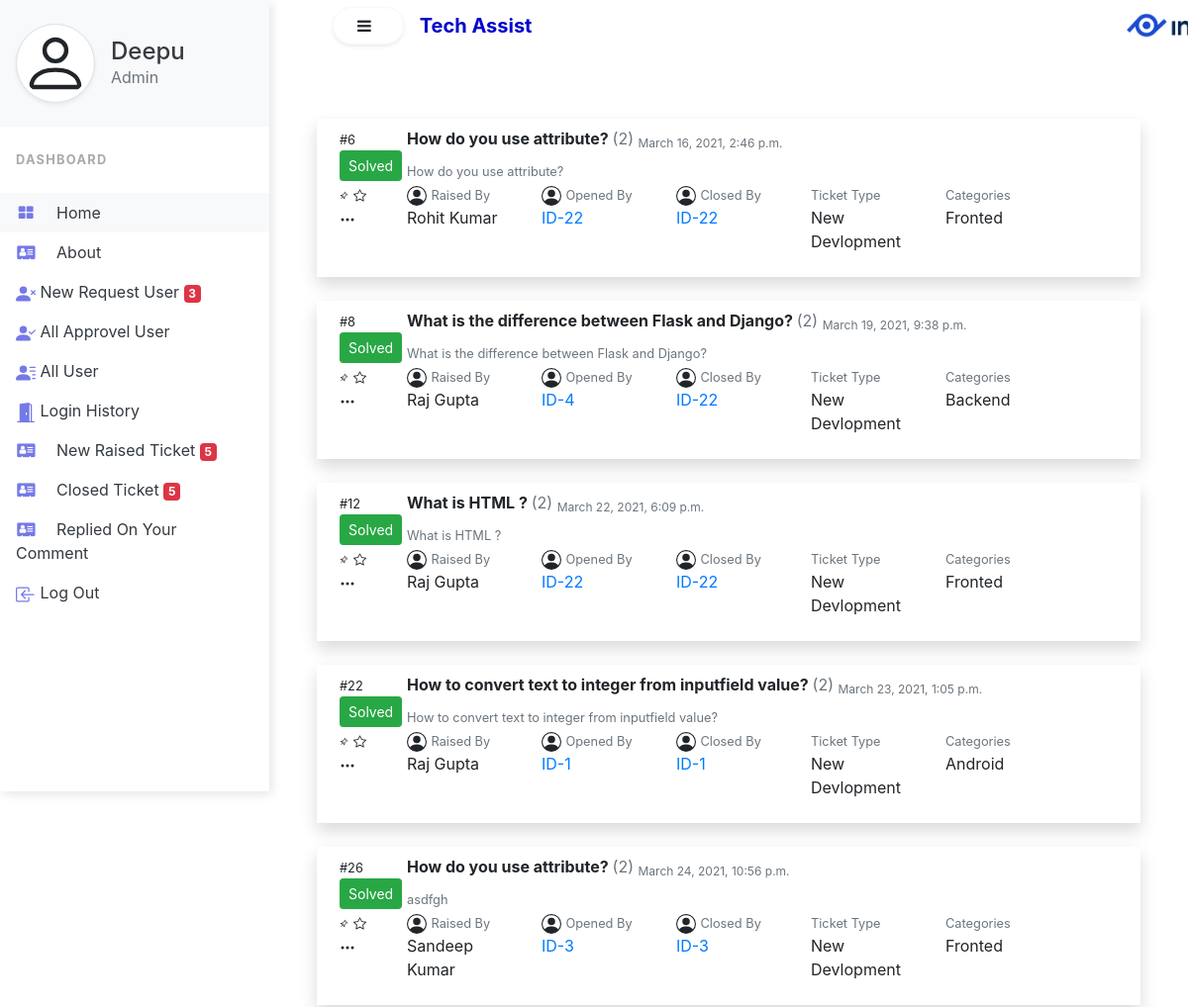
Screenshot of /showclosedticketadmin/ (signed in) with the database file from the repository.
### Help/models.py (models this page shows, shortened)
class UserModel(models.Model):
    first_name = models.CharField(max_length=100)
    mid_name = models.CharField(max_length=100, blank=True)
    last_name = models.CharField(max_length=100)
    gender = models.CharField(max_length=10)
    email = models.EmailField(max_length=100, unique=True)
    user_type = models.CharField(max_length=100, choices=USERTYPE)
    password = models.CharField(max_length=100, default=None)
    approved_by = models.CharField(max_length=100, null=True, blank=True)
    approved_date = models.DateField(auto_now=False, auto_now_add=False, null=True, blank=True )
    revoked_by = models.IntegerField(max_length=3, null=True, blank=True)
    revoke_date = models.DateField(auto_now=False, auto_now_add=False, null=True, blank=True)

class TicketModel(models.Model):
    user = models.ForeignKey(UserModel, on_delete=models.CASCADE)
    status = models.CharField(max_length=100, null=True)
    categrories = models.CharField(max_length=100, choices=CATEGORIES)
    ticket_type = models.CharField(max_length=100, choices=TICKET_TYPE)
    question = models.CharField(max_length=250)
    description = models.TextField(null=True)
    ticket_raise_date = models.DateTimeField(auto_now=False, auto_now_add=False, null=True)
    ticket_opened_by = models.IntegerField(null=True)
    ticket_closed_by = models.IntegerField(null=True)
    ticket_open_date = models.DateTimeField(auto_now=False, auto_now_add=False, null=True)
    ticket_close_date = models.DateTimeField(auto_now=False, auto_now_add=False, null=True)

### Help/views.py (the view)
# urls.py: path('showclosedticketadmin/', showclosedTicketinAdmin),
def showclosedTicketinAdmin(request):
    if request.session.get('name', 'None') == 'None':
        return redirect('/login/')
    if request.session['user_type'] != 'Admin':
        return redirect('/logout/')
    data = request.session.get('name')
    ut = request.session.get('user_type')
    closed_Ticket = TicketModel.objects.filter(status="Solved")
    ct = len(closed_Ticket)
    new_Raised_Ticket = TicketModel.objects.filter(status="New")
    nt = len(new_Raised_Ticket)
    new_request = UserModel.objects.filter(approved_by=None)
    tn = len(new_request)
    return render(request, 'admin_show_closed_ticket.html', {'rt': closed_Ticket, 'data':data, 'ut':ut, 'ct':ct, 'nt':nt, 'tn': tn,})

### Help/templates/admin_show_closed_ticket.html (shortened to what this page needs)
{% extends 'index.html' %}
{% block sidenavbar %}
<div class="vertical-nav bg-white" id="sidebar">
  <div class="py-4 px-3 mb-4 bg-light">
    <div class="media d-flex align-items-center">
      <div class="media-body">
        <a href="/adminprofile/" class="text-dark"><h4 class="m-0">{{ data }}</h4></a>
        <p class="font-weight-normal text-muted mb-0">{{ut}}</p>
      </div>
    </div>
  </div>
  <p class="text-gray font-weight-bold text-uppercase px-3 small pb-4 mb-0">Dashboard</p>
  <ul class="nav flex-column bg-white mb-0">
    <li class="nav-item">
      <a href="/" class="nav-link text-dark bg-light">
                <i class="fa fa-th-large mr-3 text-primary fa-fw"></i>
                home
            </a>
    </li>
    <li class="nav-item">
      <a href="#" class="nav-link text-dark">
                <i class="fa fa-address-card mr-3 text-primary fa-fw"></i>
                about
            </a>
    </li>
    <li class="nav-item">
      <a href="/viewnewrequest/" class="nav-link text-dark">
                New Request User <span class="badge badge-danger" id="NewUserRequest">{{ tn }}</span>
            </a>
    </li>
    <li class="nav-item">
      <a href="/viewapprovel/" class="nav-link text-dark">
                All Approvel User
            </a>
    </li>
      <li class="nav-item">
      <a href="/alluser/" class="nav-link text-dark text-dark">
                All User
            </a>
    </li>
      <li class="nav-item">
      <a href="/loginhistory" class="nav-link text-dark text-dark">
                Login History
            </a>
    </li>
      <li class="nav-item">
      <a href="/newraisedticketadmin/" class="nav-link text-dark">
                <i class="fa fa-address-card mr-3 text-primary fa-fw"></i>
                New Raised Ticket <span class="badge badge-danger" id="NofNewTicket">{{ nt }}</span>
            </a>
    </li>
      <li class="nav-item">
      <a href="/showclosedticketadmin/" class="nav-link text-dark">
                <i class="fa fa-address-card mr-3 text-primary fa-fw"></i>
                Closed Ticket <span class="badge badge-danger" id="ClosedTicket">{{ ct }}</span>
            </a>
        </li>
      <li class="nav-item">
      <a href="/repliedasmincomment/" class="nav-link text-dark">
                <i class="fa fa-address-card mr-3 text-primary fa-fw"></i>
                Replied On Your Comment
            </a>
    </li>
    <li class="nav-item">
      <a href="/logout/" class="nav-link text-dark">
                Log Out
            </a>
    </li>
  </ul>
</div>
{% endblock sidenavbar %}
{% block item %}
<div class="container">
    {% for i in rt %}
	<div class="row p-2 shadow mt-4">
		<div class="col-md-12">
		<div class="row">
			<div class="col-md-1">
						<div class="row">
							<div class="col-md-12">
								<small>#{{i.id}}</small>
							</div>
						</div>
						<div class="row">
							<div class="col-md-12">
                                <a href="/closedticketopen/status/{{ i.id }}/"><button class="btn btn-success btn-sm" >{{i.status}}</button></a>
							</div>
						</div>
			</div>
			<div class="col-md-10">
				<strong>{{i.question}} </strong><label class="text text-muted"> (2)</label> <sub class="text text-muted">{{i.ticket_raise_date}}</sub><br/>
				<small class="text text-muted">{{i.description}}</small>
			</div>
		</div>
		<div class="row">
			<div class="col-md-1">
								<svg xmlns="http://www.w3.org/2000/svg" width="16" height="16" fill="currentColor" class="bi bi-three-dots" viewBox="0 0 16 16">
				  <path d="M3 9.5a1.5 1.5 0 1 1 0-3 1.5 1.5 0 0 1 0 3zm5 0a1.5 1.5 0 1 1 0-3 1.5 1.5 0 0 1 0 3zm5 0a1.5 1.5 0 1 1 0-3 1.5 1.5 0 0 1 0 3z"/>
				</svg>
							</div>
			<div class="col-md-2">
<small class="text text-muted">Raised By</small>
<p>{{i.user.first_name}} {{i.user.mid_name}} {{i.user.last_name}}</p>
			</div>
            <div class="col-md-2">
<small class="text text-muted">Opened By</small>
<p><a href="/adminpage/{{i.ticket_opened_by}}/">ID-{{i.ticket_opened_by}}</a></p>
			</div>
            <div class="col-md-2">
<small class="text text-muted">Closed By</small>
                <p><a href="/adminpage/{{i.ticket_closed_by}}/">ID-{{i.ticket_closed_by}}</a></p>
			</div>
			<div class="col-md-2">
				<small class="text text-muted">Ticket Type</small>
				<p>{{ i.ticket_type }}</p>
			</div>
			<div class="col-md-2">
				<small class="text text-muted">Categories</small>
				<p>{{ i.categrories }}</p>
			</div>
		</div>
	</div>
</div>
    {% endfor %}
</div>
{% endblock item %}

### Help/static/Help/css/index.css (style rules this page uses)
body { min-height: 100vh; overflow-x: hidden; }
.vertical-nav { min-width: 17rem; width: 17rem; height: 100vh; position: fixed; top: 0; left: 0; box-shadow: 3px 3px 10px rgba(0, 0, 0, 0.1); transition: all 0.4s; }
.text-uppercase { letter-spacing: 0.1em; }
.text-gray { color: #aaa; }
.nav-link { text-transform: capitalize; }
.text-primary { color:#7579e7 !important; }
.svg-icon { width: 15px; height: 15px; }

### rows the page displays
UserModel: user_type "Admin"
TicketModel: id "6", status "Solved", question "How do you use attribute?", ticket_raise_date "March 16, 2021, 2:46 p.m.", description "How do you use attribute?", user.first_name "Rohit", user.last_name "Kumar", ticket_opened_by "22", ticket_closed_by "22", ticket_type "New Devlopment", categrories "Fronted"
TicketModel: id "8", status "Solved", question "What is the difference between Flask and Django?", ticket_raise_date "March 19, 2021, 9:38 p.m.", description "What is the difference between Flask and Django?", user.first_name "Raj", user.last_name "Gupta", ticket_opened_by "4", ticket_closed_by "22", ticket_type "New Devlopment", categrories "Backend"
TicketModel: id "12", status "Solved", question "What is HTML ?", ticket_raise_date "March 22, 2021, 6:09 p.m.", description "What is HTML ?", user.first_name "Raj", user.last_name "Gupta", ticket_opened_by "22", ticket_closed_by "22", ticket_type "New Devlopment", categrories "Fronted"
TicketModel: id "22", status "Solved", question "How to convert text to integer from inputfield value?", ticket_raise_date "March 23, 2021, 1:05 p.m.", description "How to convert text to integer from inputfield value?", user.first_name "Raj", user.last_name "Gupta", ticket_opened_by "1", ticket_closed_by "1", ticket_type "New Devlopment", categrories "Android"
TicketModel: id "26", status "Solved", question "How do you use attribute?", ticket_raise_date "March 24, 2021, 10:56 p.m.", description "asdfgh", user.first_name "Sandeep", user.last_name "Kumar", ticket_opened_by "3", ticket_closed_by "3", ticket_type "New Devlopment", categrories "Fronted"

### other values shown
{{ data }} "Deepu"
{{ tn }} "3"
{{ nt }} "5"
{{ ct }} "5"
